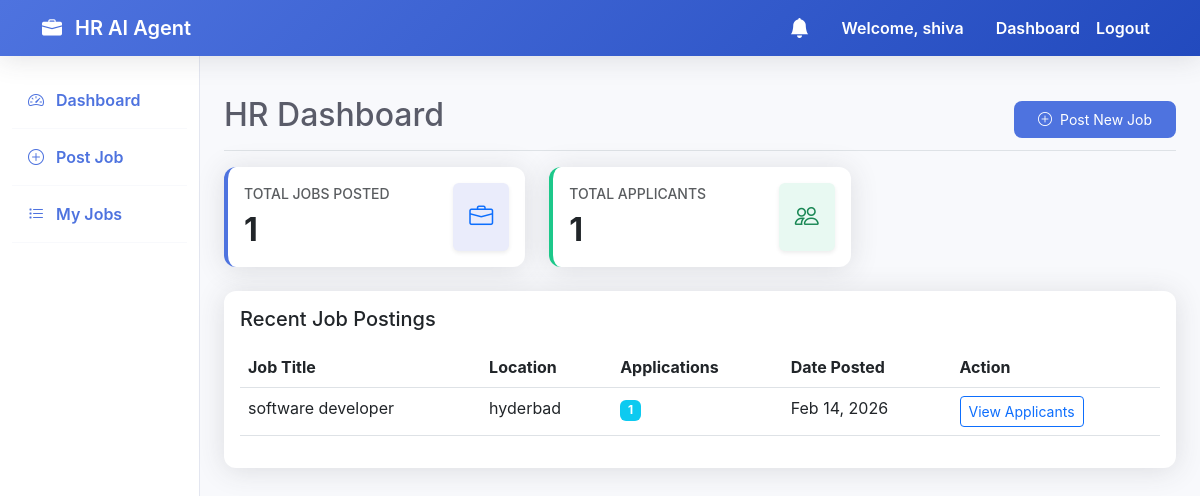
The app's page /dashboard/ (signed in), older data.
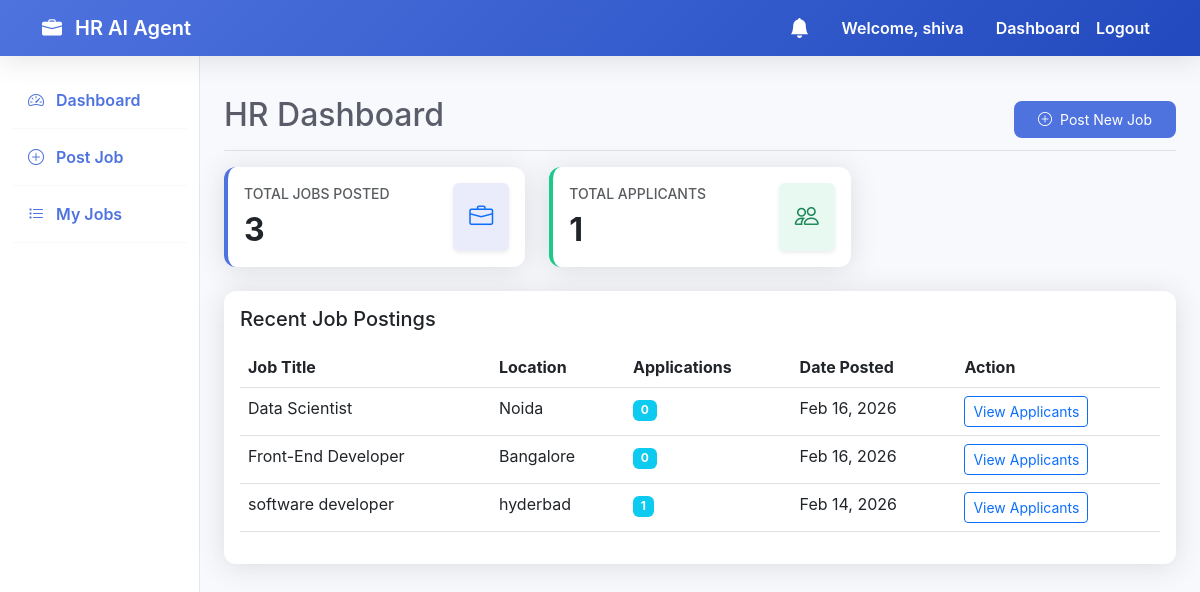
The same page, newer data.
### accounts/models.py (models this page shows, shortened)
class User(AbstractUser):
    ROLE_CHOICES = (
        ('hr', 'HR (Recruiter)'),
        ('candidate', 'Candidate (Student/Job Seeker)'),
    )
    role = models.CharField(max_length=20, choices=ROLE_CHOICES, default='candidate')
    phone = models.CharField(max_length=15, blank=True, null=True)
    organization_name = models.CharField(max_length=255, blank=True, null=True, help_text="Required for HR role")
    profile_picture = models.ImageField(upload_to='profile_pics/', blank=True, null=True)
    @property
    def total_applicants(self):
        from jobs.models import Application
        return Application.objects.filter(job__hr=self).count()

### jobs/models.py (models this page shows, shortened)
class Job(models.Model):
    hr = models.ForeignKey(settings.AUTH_USER_MODEL, on_delete=models.CASCADE, related_name='posted_jobs')
    title = models.CharField(max_length=255)
    description = models.TextField()
    skills_required = models.TextField(help_text="Comma separated skills")
    experience_required = models.CharField(max_length=100)
    location = models.CharField(max_length=255)
    created_at = models.DateTimeField(auto_now_add=True)

### accounts/views.py (the view)
# urls.py: path('dashboard/', views.dashboard, name='dashboard'),
@login_required
def dashboard(request):
    if request.user.role == 'hr':
        return render(request, 'accounts/hr_dashboard.html')
    else:
        from interviews.models import Notification
        notifications = Notification.objects.filter(recipient=request.user, is_read=False)[:10]
        return render(request, 'accounts/candidate_dashboard.html', {'notifications': notifications})

### interviews/context_processors.py (called while the page is built)
def unread_notifications(request):
    if request.user.is_authenticated:
        count = Notification.objects.filter(recipient=request.user, is_read=False).count()
        return {'unread_notifications_count': count}
    return {'unread_notifications_count': 0}

### templates/accounts/hr_dashboard.html (shortened to what this page needs)
{% extends 'base.html' %}
{% block content %}
<div class="d-flex justify-content-between flex-wrap flex-md-nowrap align-items-center pt-3 pb-2 mb-3 border-bottom">
    <h1 class="h2">HR Dashboard</h1>
    <div class="btn-toolbar mb-2 mb-md-0">
        <a href="{% url 'post_job' %}" class="btn btn-sm btn-primary">
            <i class="bi bi-plus-circle me-1"></i> Post New Job
        </a>
    </div>
</div>
<div class="row g-4 mb-4">
    <div class="col-md-4">
        <div class="card dashboard-card p-3">
            <div class="d-flex justify-content-between align-items-center">
                <div>
                    <h6 class="text-muted text-uppercase small">Total Jobs Posted</h6>
                    <h2 class="fw-bold mb-0">{{ user.posted_jobs.count }}</h2>
                </div>
                <i class="bi bi-briefcase text-primary shadow-sm p-3 rounded"
                    style="font-size: 1.5rem; background: #eaecfb;"></i>
            </div>
        </div>
    </div>
    <div class="col-md-4">
        <div class="card dashboard-card p-3" style="border-left-color: var(--success-color) !important;">
            <div class="d-flex justify-content-between align-items-center">
                <div>
                    <h6 class="text-muted text-uppercase small">Total Applicants</h6>
                    <h2 class="fw-bold mb-0">{{ user.total_applicants }}</h2>
                </div>
                <i class="bi bi-people text-success shadow-sm p-3 rounded"
                    style="font-size: 1.5rem; background: #e8f9f2;"></i>
            </div>
        </div>
    </div>
</div>
<div class="card p-3 mb-4">
    <h5 class="mb-3">Recent Job Postings</h5>
    <div class="table-responsive">
        <table class="table table-hover">
            <thead>
                <tr>
                    <th>Job Title</th>
                    <th>Location</th>
                    <th>Applications</th>
                    <th>Date Posted</th>
                    <th>Action</th>
                </tr>
            </thead>
            <tbody>
                {% for job in user.posted_jobs.all|dictsortreversed:"created_at"|slice:":5" %}
                <tr>
                    <td>{{ job.title }}</td>
                    <td>{{ job.location }}</td>
                    <td><span class="badge bg-info">{{ job.applications.count }}</span></td>
                    <td>{{ job.created_at|date:"M d, Y" }}</td>
                    <td>
                        <a href="{% url 'view_applicants' job.id %}" class="btn btn-sm btn-outline-primary">View
                            Applicants</a>
                    </td>
                </tr>
                {% empty %}
                <tr>
                    <td colspan="5" class="text-center">No jobs posted yet.</td>
                </tr>
                {% endfor %}
            </tbody>
        </table>
    </div>
</div>
{% endblock %}

### templates/base.html (shortened to what this page needs)
<!DOCTYPE html>
<html lang="en">
<head>
    <link href="https://cdn.jsdelivr.net/npm/bootstrap@5.3.0/dist/css/bootstrap.min.css" rel="stylesheet">
    <link rel="stylesheet" href="https://cdn.jsdelivr.net/npm/bootstrap-icons@1.10.5/font/bootstrap-icons.css">
</head>
<body>
    <nav class="navbar navbar-expand-lg sticky-top">
        <div class="container">
            <a class="navbar-brand" href="{% url 'home' %}">
                <i class="bi bi-briefcase-fill me-2"></i> HR AI Agent
            </a>
            <div class="collapse navbar-collapse" id="navbarNav">
                <ul class="navbar-nav ms-auto">
                    {% if user.is_authenticated %}
                    <li class="nav-item me-3 d-flex align-items-center">
                        <a href="{% url 'dashboard' %}" class="nav-link position-relative py-0">
                            <i class="bi bi-bell-fill fs-5"></i>
                        </a>
                    </li>
                    <li class="nav-link text-white me-3">Welcome, {{ user.username }}</li>
                    <li class="nav-item">
                        <a class="nav-link" href="{% url 'dashboard' %}">Dashboard</a>
                    </li>
                    <li class="nav-item">
                        <form action="{% url 'logout' %}" method="post" class="d-inline">
                            <button type="submit" class="nav-link btn btn-link"
                                style="text-decoration: none;">Logout</button>
                        </form>
                    </li>
                    {% endif %}
                </ul>
            </div>
        </div>
    </nav>
    <div class="container-fluid">
        <div class="row">
            {% if user.is_authenticated %}
            <nav class="col-md-3 col-lg-2 d-md-block sidebar collapse">
                <div class="position-sticky pt-3">
                    <ul class="nav flex-column">
                        <li class="nav-item">
                            <a class="nav-link active" href="{% url 'dashboard' %}">
                                <i class="bi bi-speedometer2 me-2"></i> Dashboard
                            </a>
                        </li>
                        {% if user.role == 'hr' %}
                        <li class="nav-item">
                            <a class="nav-link" href="{% url 'post_job' %}">
                                <i class="bi bi-plus-circle me-2"></i> Post Job
                            </a>
                        </li>
                        <li class="nav-item">
                            <a class="nav-link" href="{% url 'hr_jobs' %}">
                                <i class="bi bi-list-task me-2"></i> My Jobs
                            </a>
                        </li>
                        {% endif %}
                    </ul>
                </div>
            </nav>
            <main class="col-md-9 ms-sm-auto col-lg-10 px-md-4 py-4">
                {% block content %}{% endblock %}
            </main>
            {% endif %}
        </div>
    </div>
</body>
</html>

Row changes from the older to the newer data that the page shows:
changed User "shiva": posted_jobs.count "1" → "3"
added Job: title "Data Scientist", location "Noida", applications.count "0", created_at "Feb 16, 2026"
added Job: title "Front-End Developer", location "Bangalore", applications.count "0", created_at "Feb 16, 2026"
